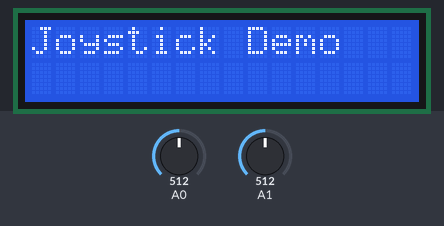
Recording of a program running on a simulated Arduino Uno, built with avr-gcc and run on an emulated ATmega328P. On the bench: 16×2 character LCD. Inputs (shaded band) come from the test bench; at power-on: A0 = 512, A1 = 512.

Above: at 0.8 s.
0.9 s: A0 set to 716
At 1.9 s:
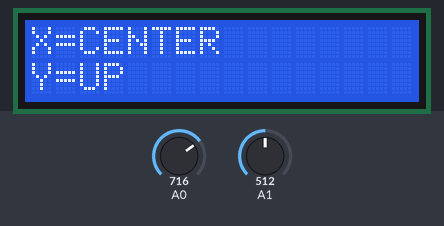
2.5 s: A1 set to 716
At 3.7 s:
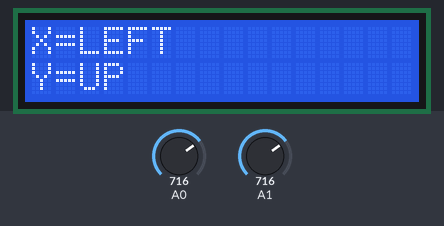
4.6 s: A0 set to 511
At 5.7 s:
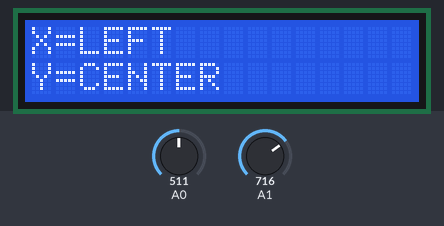
6.6 s: A1 set to 511
At 7.9 s:
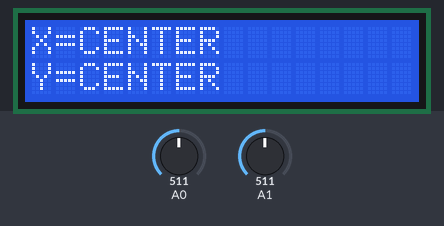
8.6 s: A0 set to 306
At 10.0 s:
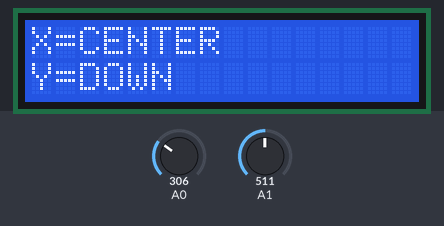
10.6 s: A1 set to 306
At 12.1 s:
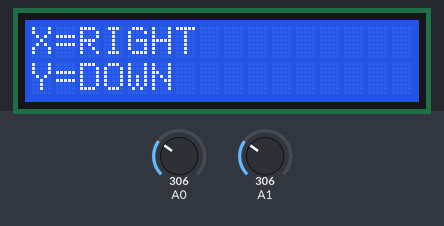
Timing chart, 0 to 13.6 s (numbered marks = the images above; inputs shaded):
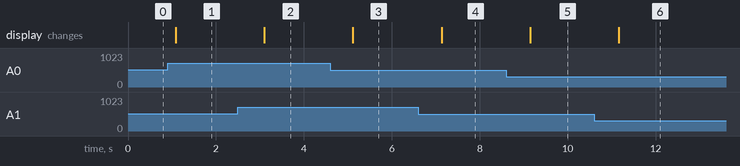

Measured:
- after the input at 0.9 s, the display: changes after 0.19 s (image 1)
- after the input at 2.5 s, the display: changes after 0.60 s (image 2)
- after the input at 4.6 s, the display: changes after 0.51 s (image 3)
- after the input at 6.6 s, the display: changes after 0.53 s (image 4)
- after the input at 8.6 s, the display: changes after 0.55 s (image 5)
- after the input at 10.6 s, the display: changes after 0.56 s (image 6)

The program:

main.cpp
```cpp
#include <Arduino.h>
#include <Arduino_FreeRTOS.h>
#include <task.h>
#include <semphr.h>

#include "read_joystick_task.h"
#include "display_task.h"

#include "joystick_driver.h"

JoystickState_t gJoystick;
SemaphoreHandle_t xJoystickMutex = NULL;

void setup()
{
  // Setup pins
  pinMode(A0, INPUT);
  pinMode(A1, INPUT);

  xJoystickMutex = xSemaphoreCreateMutex();
  if (xJoystickMutex == NULL)
  {
    while (1)
    {
    }
  }

  xTaskCreate(vJoystickTask, "JoyTask", 128, NULL, 2, NULL);
  xTaskCreate(vDisplayTask, "DispTask", 128, NULL, 1, NULL);

  vTaskStartScheduler();
}

void loop()
{
  // Unused under FreeRTOS
  for (;;)
  {
  }
}
```

display_task.h
```cpp
#ifndef DISPLAY_TASK_H
#define DISPLAY_TASK_H
#include <Arduino.h>
void vDisplayTask(void *pvParams);

#endif // DISPLAY_TASK_H
```

read_joystick_task.h
```cpp
#ifndef JOYSTICK_TASK_H
#define JOYSTICK_TASK_H
#include <Arduino.h>

void vJoystickTask(void *pvParameters);

#endif // JOYSTICK_TASK_H
```

display_task.cpp
```cpp
#include <Arduino_FreeRTOS.h>
#include <semphr.h>
#include <stdio.h>
#include "display_task.h"
#include "joystick_driver.h"
#include "lcd_stdio.h"

// External references to your joystick data and mutex
extern JoystickState_t gJoystick;
extern SemaphoreHandle_t xJoystickMutex;

// The display task
void vDisplayTask(void *pvParams)
{
    (void)pvParams;

    // Prepare the LCD for stdio output
    setupStdioLcd();

    // Initial message (optional)
    printf("Joystick Demo\n");
    vTaskDelay(pdMS_TO_TICKS(1000));
    lcdClear();

    for (;;)
    {
        JoystickState_t localJoy;

        // Acquire the mutex to read the global joystick data
        if (xSemaphoreTake(xJoystickMutex, pdMS_TO_TICKS(50)) == pdTRUE)
        {
            localJoy = gJoystick;
            xSemaphoreGive(xJoystickMutex);
        }
        else
        {
            // Fallback if mutex not obtained quickly
            localJoy.x = 512; // center
            localJoy.y = 512; // center
        }

        // Use classifyX() and classifyY() from your driver to get direction text
        const char *xLabel = classifyX(localJoy.x);
        const char *yLabel = classifyY(localJoy.y);

        // Clear LCD, then print classification. The '\n' moves to second line.
        lcdClear();
        printf("X=%s\nY=%s", xLabel, yLabel);

        // Repeat every second
        vTaskDelay(pdMS_TO_TICKS(1000));
    }
}
```

read_joystick_task.cpp
```cpp
#include <Arduino_FreeRTOS.h>
#include <semphr.h>
#include <stdio.h>
#include "read_joystick_task.h"
#include "joystick_driver.h"
#include "lcd_stdio.h"

extern JoystickState_t gJoystick;
extern SemaphoreHandle_t xJoystickMutex;

void vJoystickTask(void *pvParameters)
{
    (void)pvParameters;

    for (;;)
    {
        // Acquire the mutex
        if (xSemaphoreTake(xJoystickMutex, portMAX_DELAY) == pdTRUE)
        {
            gJoystick = readJoystickDriver();
            xSemaphoreGive(xJoystickMutex);
        }

        vTaskDelay(pdMS_TO_TICKS(100)); // sample every 100 ms
    }
}
```

joystick_driver.h
```cpp
#ifndef JOYSTICK_H
#define JOYSTICK_H

// Data structure for the joystick
typedef struct
{
    int x;
    int y;
} JoystickState_t;

// Functions to read the joystick and classify its position
JoystickState_t readJoystickDriver();
const char *classifyX(int xVal);
const char *classifyY(int yVal);

#endif // JOYSTICK_H
```

lcd_stdio.h
```cpp
#ifndef LCD_STDIO_H
#define LCD_STDIO_H
#include <Arduino.h>
// Call once at startup to initialize the LCD for stdio usage
void setupStdioLcd(void);

// Optional helper to clear the entire display and move the cursor to (0,0)
void lcdClear(void);

// Optional helper to set the LCD cursor
void lcdSetCursor(uint8_t col, uint8_t row);

#endif // LCD_STDIO_H
```

joystick_driver.cpp
```cpp
#include <Arduino.h>
#include "joystick_driver.h"

// Thresholds and logic for classification
#define JOY_CENTER 512
#define JOY_FULL_MARGIN 50
#define JOY_DEADBAND 80

// readJoystickDriver() reads analog pins and returns a JoystickState_t
// Adjust pins as needed
JoystickState_t readJoystickDriver()
{
    JoystickState_t state;
    // Example: invert X reading, keep Y normal
    state.x = 1023 - analogRead(A1);
    state.y = analogRead(A0);
    return state;
}

// classifyX() interprets the integer 'xVal' as LEFT / RIGHT / FULL, or CENTER
const char *classifyX(int xVal)
{
    if (xVal < JOY_FULL_MARGIN)
    {
        return "FULL LEFT";
    }
    else if (xVal < (JOY_CENTER - JOY_DEADBAND))
    {
        return "LEFT";
    }
    else if (xVal > (1023 - JOY_FULL_MARGIN))
    {
        return "FULL RIGHT";
    }
    else if (xVal > (JOY_CENTER + JOY_DEADBAND))
    {
        return "RIGHT";
    }
    else
    {
        return "CENTER";
    }
}

// classifyY() interprets yVal as UP / DOWN / FULL, or CENTER
const char *classifyY(int yVal)
{
    if (yVal < JOY_FULL_MARGIN)
    {
        return "FULL DOWN";
    }
    else if (yVal < (JOY_CENTER - JOY_DEADBAND))
    {
        return "DOWN";
    }
    else if (yVal > (1023 - JOY_FULL_MARGIN))
    {
        return "FULL UP";
    }
    else if (yVal > (JOY_CENTER + JOY_DEADBAND))
    {
        return "UP";
    }
    else
    {
        return "CENTER";
    }
}
```

lcd_stdio.cpp
```cpp
#include "lcd_stdio.h"
#include <Arduino.h>
#include <Wire.h>
#include <LiquidCrystal_I2C.h>

static LiquidCrystal_I2C lcd(0x27, 16, 2);

static int lcdPutChar(char c, FILE *stream)
{
    if (c == '\n')
    {
        lcd.setCursor(0, 1);
    }
    else
    {
        lcd.write(c);
    }
    return 0;
}

void setupStdioLcd(void)
{
    lcd.begin(16, 2);
    lcd.backlight();
    lcd.clear();
    lcd.setCursor(0, 0);

    static FILE lcdOut;
    fdev_setup_stream(&lcdOut, lcdPutChar, NULL, _FDEV_SETUP_WRITE);

    stdout = &lcdOut;
}

void lcdClear(void)
{
    lcd.clear();
    lcd.setCursor(0, 0);
}

void lcdSetCursor(uint8_t col, uint8_t row)
{
    lcd.setCursor(col, row);
}
```
